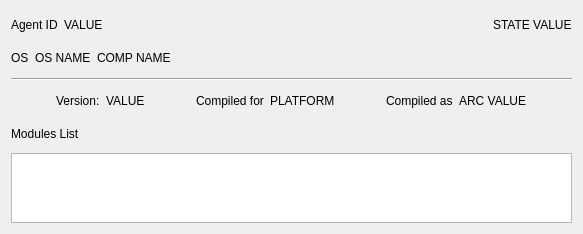
<?xml version="1.0" encoding="UTF-8"?>
<ui version="4.0">
 <class>AgentDescriptionListItem</class>
 <widget class="QWidget" name="AgentDescriptionListItem">
  <property name="geometry">
   <rect>
    <x>0</x>
    <y>0</y>
    <width>583</width>
    <height>234</height>
   </rect>
  </property>
  <property name="sizePolicy">
   <sizepolicy hsizetype="Minimum" vsizetype="Minimum">
    <horstretch>0</horstretch>
    <verstretch>0</verstretch>
   </sizepolicy>
  </property>
  <property name="maximumSize">
   <size>
    <width>16777215</width>
    <height>500</height>
   </size>
  </property>
  <property name="windowTitle">
   <string>Form</string>
  </property>
  <layout class="QVBoxLayout" name="verticalLayout">
   <item>
    <layout class="QHBoxLayout" name="horizontalLayout_2">
     <item>
      <widget class="QLabel" name="labelAgentId">
       <property name="text">
        <string>Agent ID</string>
       </property>
      </widget>
     </item>
     <item>
      <widget class="QLabel" name="labelAgentIdValue">
       <property name="text">
        <string>VALUE</string>
       </property>
      </widget>
     </item>
     <item>
      <spacer name="horizontalSpacer">
       <property name="orientation">
        <enum>Qt::Horizontal</enum>
       </property>
       <property name="sizeHint" stdset="0">
        <size>
         <width>40</width>
         <height>20</height>
        </size>
       </property>
      </spacer>
     </item>
     <item>
      <widget class="QLabel" name="labelAgentStateValue">
       <property name="text">
        <string>STATE VALUE</string>
       </property>
      </widget>
     </item>
    </layout>
   </item>
   <item>
    <layout class="QHBoxLayout" name="horizontalLayout_3">
     <item>
      <widget class="QLabel" name="labelOS">
       <property name="text">
        <string>OS</string>
       </property>
      </widget>
     </item>
     <item>
      <widget class="QLabel" name="labelOSValue">
       <property name="text">
        <string>OS NAME</string>
       </property>
      </widget>
     </item>
     <item>
      <widget class="QLabel" name="labelComputerNameValue">
       <property name="text">
        <string>COMP NAME</string>
       </property>
      </widget>
     </item>
     <item>
      <spacer name="horizontalSpacer_4">
       <property name="orientation">
        <enum>Qt::Horizontal</enum>
       </property>
       <property name="sizeHint" stdset="0">
        <size>
         <width>40</width>
         <height>20</height>
        </size>
       </property>
      </spacer>
     </item>
    </layout>
   </item>
   <item>
    <widget class="Line" name="line">
     <property name="orientation">
      <enum>Qt::Horizontal</enum>
     </property>
    </widget>
   </item>
   <item>
    <layout class="QHBoxLayout" name="horizontalLayout">
     <item>
      <spacer name="horizontalSpacer_5">
       <property name="orientation">
        <enum>Qt::Horizontal</enum>
       </property>
       <property name="sizeHint" stdset="0">
        <size>
         <width>40</width>
         <height>20</height>
        </size>
       </property>
      </spacer>
     </item>
     <item>
      <widget class="QLabel" name="labelVersionName">
       <property name="text">
        <string>Version:</string>
       </property>
      </widget>
     </item>
     <item>
      <widget class="QLabel" name="labelVersionValue">
       <property name="text">
        <string>VALUE</string>
       </property>
      </widget>
     </item>
     <item>
      <spacer name="horizontalSpacer_2">
       <property name="orientation">
        <enum>Qt::Horizontal</enum>
       </property>
       <property name="sizeHint" stdset="0">
        <size>
         <width>40</width>
         <height>20</height>
        </size>
       </property>
      </spacer>
     </item>
     <item>
      <widget class="QLabel" name="labelC4PlatformName">
       <property name="text">
        <string>Compiled for</string>
       </property>
      </widget>
     </item>
     <item>
      <widget class="QLabel" name="labelC4PlatformValue">
       <property name="text">
        <string>PLATFORM</string>
       </property>
      </widget>
     </item>
     <item>
      <spacer name="horizontalSpacer_3">
       <property name="orientation">
        <enum>Qt::Horizontal</enum>
       </property>
       <property name="sizeHint" stdset="0">
        <size>
         <width>40</width>
         <height>20</height>
        </size>
       </property>
      </spacer>
     </item>
     <item>
      <widget class="QLabel" name="labelC4ArcName">
       <property name="text">
        <string>Compiled as</string>
       </property>
      </widget>
     </item>
     <item>
      <widget class="QLabel" name="labelC4ArcValue">
       <property name="text">
        <string>ARC VALUE</string>
       </property>
      </widget>
     </item>
     <item>
      <spacer name="horizontalSpacer_6">
       <property name="orientation">
        <enum>Qt::Horizontal</enum>
       </property>
       <property name="sizeHint" stdset="0">
        <size>
         <width>40</width>
         <height>20</height>
        </size>
       </property>
      </spacer>
     </item>
    </layout>
   </item>
   <item>
    <widget class="QLabel" name="labelModulesList">
     <property name="text">
      <string>Modules List</string>
     </property>
    </widget>
   </item>
   <item>
    <widget class="QListWidget" name="modulesList">
     <property name="sizePolicy">
      <sizepolicy hsizetype="Preferred" vsizetype="Preferred">
       <horstretch>0</horstretch>
       <verstretch>0</verstretch>
      </sizepolicy>
     </property>
     <property name="maximumSize">
      <size>
       <width>1000</width>
       <height>70</height>
      </size>
     </property>
    </widget>
   </item>
  </layout>
 </widget>
 <resources/>
 <connections/>
</ui>
